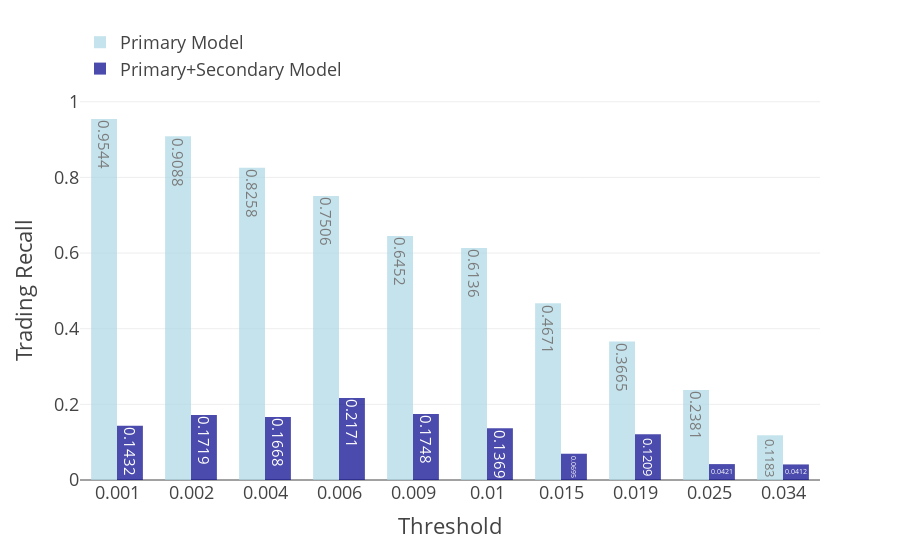

This figure's notebook cell:
### Code cell
t1 = ML_metrics[ML_metrics['Model']==1] 
t2 = ML_metrics[ML_metrics['Model']==2] 
trace1 = go.Bar(x=t1.tau,
                y=t1.Recall,
                name='Primary Model',
                marker_color='lightblue',
                opacity=0.7,
                text=t1['Recall'].apply(lambda x: f'{x:.4f}'),  # Format the text to two decimals
                textposition='auto'  # Automatically position the text on top of the bars
                )
trace2 = go.Bar(x=t2.tau,
                y=t2.Recall,
                name='Primary+Secondary Model',
                marker_color='darkblue',
                opacity=0.7,
                text=t2['Recall'].apply(lambda x: f'{x:.4f}'),  # Format the text to two decimals
                textposition='auto'  # Automatically position the text on top of the bars
                )
layout = go.Layout(
#     title='Recall Improvement',
    xaxis=dict(title='Threshold', type='category', categoryorder='array', categoryarray=t1['tau'].astype(str)),
    yaxis=dict(title='Trading Recall'),
    barmode='group',  # This places the bars next to each other
    bargap=0.3,
    legend=dict(x=0, y=1.2)
)

# Create the figure and plot
fig = go.Figure(data=[trace1, trace2], layout=layout)
fig.show()

### Figure 1 — Plotly figure (JSON) as saved in the notebook; plotly's stock layout.template omitted (floating-point values rounded to 4 significant figures)
{"data": [{"marker": {"color": "lightblue"}, "name": "Primary Model", "opacity": 0.7, "text": ["0.9544", "0.9088", "0.8258", "0.7506", "0.6452", "0.6136", "0.4671", "0.3665", "0.2381", "0.1183"], "textposition": "auto", "type": "bar", "x": [0.001, 0.002, 0.004, 0.006, 0.009, 0.01, 0.015, 0.019, 0.025, 0.034], "y": [0.9544, 0.9088, 0.8258, 0.7506, 0.6452, 0.6136, 0.4671, 0.3665, 0.2381, 0.1183]}, {"marker": {"color": "darkblue"}, "name": "Primary+Secondary Model", "opacity": 0.7, "text": ["0.1432", "0.1719", "0.1668", "0.2171", "0.1748", "0.1369", "0.0695", "0.1209", "0.0421", "0.0412"], "textposition": "auto", "type": "bar", "x": [0.001, 0.002, 0.004, 0.006, 0.009, 0.01, 0.015, 0.019, 0.025, 0.034], "y": [0.1432, 0.1719, 0.1668, 0.2171, 0.1748, 0.1369, 0.06946, 0.1209, 0.04206, 0.04116]}], "layout": {"bargap": 0.3, "barmode": "group", "legend": {"x": 0, "y": 1.2}, "xaxis": {"categoryarray": ["0.001", "0.002", "0.004", "0.006", "0.009", "0.01", "0.015", "0.019", "0.025", "0.034"], "categoryorder": "array", "title": {"text": "Threshold"}, "type": "category"}, "yaxis": {"title": {"text": "Trading Recall"}}}}
